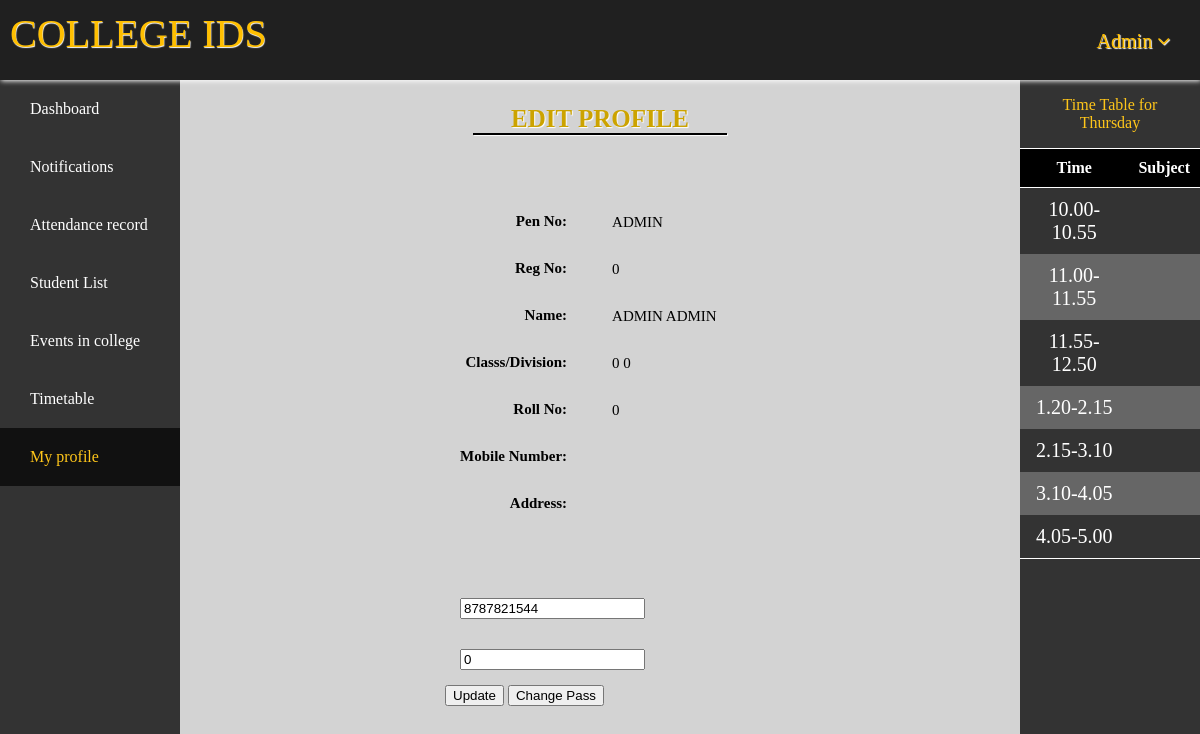
Page /home.php?page=update.php (signed in) on the committed database.
### tables this page shows
CREATE TABLE `profile` (
  `UserId` varchar(15) NOT NULL,
  `Fname` text NOT NULL,
  `Lname` text NOT NULL,
  `RegNo` int(5) NOT NULL,
  `Class` varchar(2) NOT NULL,
  `Division` int(1) NOT NULL,
  `RollNo` int(2) NOT NULL,
  `MobNo` bigint(10) NOT NULL,
  `Addr` varchar(50) NOT NULL,
  `Pass` varchar(32) NOT NULL DEFAULT 'jecky',
  `S1` int(2) NOT NULL DEFAULT '0',
  `S1t` int(2) NOT NULL DEFAULT '0',
  `S2` int(2) NOT NULL DEFAULT '0',
  `S2t` int(2) NOT NULL DEFAULT '0',
  `S3` int(2) NOT NULL DEFAULT '0',
  `S3t` int(2) NOT NULL DEFAULT '0',
  `S4` int(2) NOT NULL DEFAULT '0',
  `S4t` int(2) NOT NULL DEFAULT '0',
  `S5` int(2) DEFAULT '0',
  `S5t` int(2) NOT NULL DEFAULT '0',
  `Attended` int(2) AS (S1+S2+S3+S4+S5) VIRTUAL,
  `Total` int(2) AS (S1t+S2t+S3t+S4t+S5t) VIRTUAL,
  `Percent` decimal(4,2) AS ((S1+S2+S3+S4+S5)*100/(S1t+S2t+S3t+S4t+S5t)) VIRTUAL,
  `Notifications` varchar(150) DEFAULT NULL
);

### update.php (the view, shortened to what this page needs)
<!DOCTYPE html>
<html lang="en">
<head>
	<link rel="stylesheet" href="Addons/updateNnewpass.css">
</head>
<body>
    <p class="pupdate">Edit Profile</p>
    <hr class=hratten>
    <div class="update">
	<div class="tags">
		<ul>
			<li>Pen No: </li>
			<li>Reg No: </li>
			<li>Name: </li>
			<li>Classs/Division:</li>
			<li>Roll No:</li>
			<li>Mobile Number: </li>
			<li>Address: </li>
		</ul>
	</div>
	<?php
		fetch();
		function fetch() {
			$user = 'root';
			$pass = '';
			$db = 'students';
			$conn = new mysqli('localhost', $user, $pass, $db) or die("Unable to connect to server".$db);
			$get_all = "select * from profile where UserId=\"".$_SESSION['name']."\"";
			$data = mysqli_query($conn, $get_all) or die("No records found.");
			$row = mysqli_fetch_assoc($data);
			echo'<div class="container">
				<form action="" method="POST" onsubmit="return validate_mobile();">
					<br><ul class=\"ulright\">
					<li>'.$row["UserId"].'</li>
					<li>'.$row["RegNo"].'</li>
					<li><span>'.$row["Fname"].' '.$row["Lname"].'</span><br></li>
					<li><span>'.$row["Class"].' '.$row["Division"].'</span><br></li>
					<li><span>'.$row["RollNo"].'</span><br></li>
					<li><input type="number" id="MobNo" name="MobNo" required value="'.$row["MobNo"].'"><br></li>
					<li><input type="text" name="Addr" value="'.$row["Addr"].'"><br></li>
					<input name="update" type="submit" value="Update">
					<input name="pass" type="submit" value="Change Pass"></ul>
				</form>
			</div>';
		}
		?>
        </div>
</body>
</html>

### Addons/home.css (style rules this page uses)
body { margin:0; background-repeat: no-repeat; background-position: center top; }
hr { display: block; margin-top: 0.5px; margin-left:0; margin-right: 20%; border-style: inset; border:1px solid black; }

### Addons/updateNnewpass.css (style rules this page uses)
.update { width:50%; margin-right: auto; margin-left: auto; ; }
.pupdate { font-family: cursive; font-size: 25px; font-weight: 700; text-align: center; margin-bottom:0; color:#cca300; text-shadow: 1px 1px 1px white; text-transform: uppercase; }
hr.hratten { width:30%; margin:auto; box-shadow: 1px 1px 1px white; }
.tags { float:left; text-align: right; padding:25px; padding-top: 17px; padding-right: 0px; margin:30px; margin-top:0px; }
.tags ul { padding:0px; }
.tags ul li { font-family: cursive; font-weight: bold; }
.container { text-align:left; padding:25px; padding-top: 0px; padding-right: 0px; margin:30px; }
.container ul { padding:0px; }
.container ul li { text-transform: uppercase; font-family: cursive; }
div.tags > ul > li, div.container > form > ul > li { font-style: Georgia,serif; font-size: 15px; padding: 15px; }
div.tags > ul, div.container > form > ul { list-style-type: none; }

### rows in the picture
profile: UserId "ADMIN", RegNo "0", Fname "ADMIN", Lname "ADMIN", Class "0", Division "0", RollNo "0", MobNo "8787821544", Addr "0"

### other values in the picture
$_SESSION['name'] "Admin"
